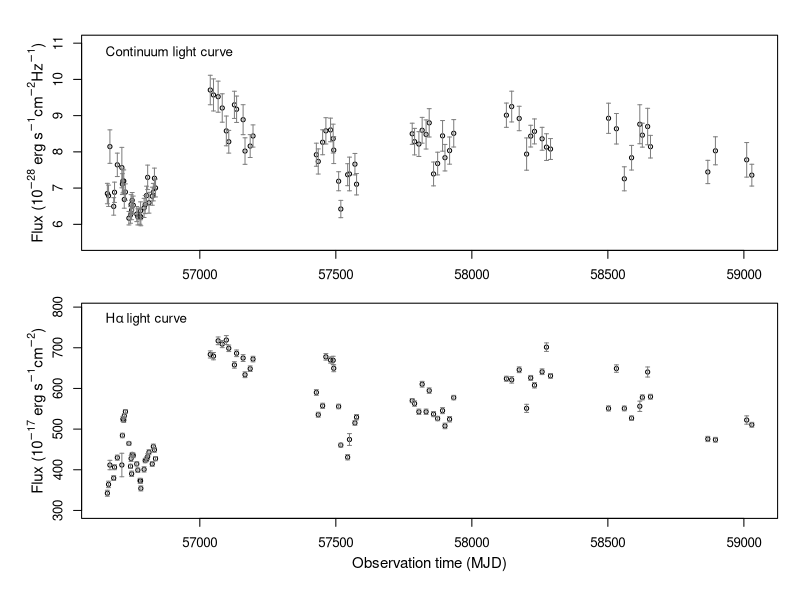

Here is the R script that generated this plot: (Note: this script raises an error after producing the figure.)

############### Section 4.2: Fixed-width latent-process DRW models

options(digits = 11)
setwd("~/Desktop/")
dat.h <- read.table("ha.txt", skip = 1, sep = "", header = FALSE)
dat.c <- read.table("cont.txt", skip = 1, sep = "", header = FALSE)

cont <- dat.c[dat.c[, 4] == "sdss_spec_r", ]
ha   <- dat.h

median(diff(cont[, 1])); median(cont[, 2]); median(cont[, 3])
median(diff(ha[, 1])); median(ha[, 2]); median(ha[, 3])

############### Figure 1

par(mfrow = c(2, 1),
    mar = c(2.1, 2.1, 1.2, 0.4),
    oma = c(3, 3, 1, 1), font = 1, font.axis = 1, cex = 0.8)
cex.size <- 0.7

plot(cont[, 1], cont[, 2], 
     col = 1, xlim = c(min(ha[, 1], cont[, 1]),  
                       max(ha[, 1], cont[, 1])),
     ylim = c(5.5, 11),
     xlab = "", ylab = , pch = 1, cex = cex.size, main = "")
legend("topleft", "Continuum light curve", bty = "n")
mtext(expression(paste("Flux ", "(", 10^-28, " erg ", "s"^-1, "cm"^-2, "Hz"^-1, ")")), side = 2, line = 2, cex = 0.9)
arrows(cont[, 1], cont[, 2] - cont[, 3], cont[, 1], cont[, 2] + cont[, 3], 
       angle = 90, code = 3, length = 0.02, col = "gray50")
#title("SDSS-RM840", line = 0.5)

plot(dat.h[, 1], dat.h[, 2], col = 1, 
     xlim = c(min(ha[, 1], cont[, 1]),  max(ha[, 1], cont[, 1])),
     ylim = c(300, 790),
     xlab = "", ylab = "", pch = 1, cex = cex.size, main = "")
legend("topleft", expression(H*alpha~"light curve"), bty = "n")
mtext(expression(paste("Flux ", "(", 10^-17, " erg ", "s"^-1, "cm"^-2, ")")), side = 2, line = 2, cex = 0.9)
mtext("Observation time (MJD)", side = 1, line = 2.3, cex = 0.9)
arrows(ha[, 1], ha[, 2] - ha[, 3], ha[, 1], ha[, 2] + ha[, 3], 
       angle = 90, code = 3, length = 0.02, col = "gray50")

############### Fixed transfer-function width (top-hat) and standard deviation (Gaussian).

fixed_width_G  <- 5
fixed_width_TH <- sqrt(12) * fixed_width_G

############### Number of parallel cores.

ncores_default <- max(1L, parallel::detectCores() - 1L)

############### Read and prepare the data

tc <- as.numeric(cont[, 1])
yc <- as.numeric(cont[, 2])
ec <- as.numeric(cont[, 3])

tl <- as.numeric(ha[, 1])
yl <- as.numeric(ha[, 2])
el <- as.numeric(ha[, 3])

y <- c(yc, yl)

nc <- length(yc)
nl <- length(yl)
N  <- nc + nl

############### ============================================================
############### Stationary DRW covariance and PSD implied by
############### dZ(t) = -(1/tau) Z(t) dt + sigma dW(t)
############### sigma: diffusion coefficient / short-timescale amplitude
############### tau:   characteristic timescale
############### Var{Z(t)} = sigma^2 * tau / 2
############### ============================================================

K_drw <- function(t1, t2, sigma, tau) {
  if (!is.finite(sigma) || sigma <= 0) stop("sigma must be positive.")
  if (!is.finite(tau) || tau <= 0) stop("tau must be positive.")
  lag <- abs(outer(t1, t2, "-"))
  (sigma^2 * tau / 2) * exp(-lag / tau)
}

S_drw <- function(omega, sigma, tau) {
  sigma^2 * tau^2 / (1 + omega^2 * tau^2)
}

############### Transfer-function quadrature

quad_rule <- function(type = c("TH", "G"), tau0, width, nq = 31L,
                      gaussian_limit = 5) {
  type <- match.arg(type)
  nq <- as.integer(nq)
  if (nq < 3L) stop("nq must be at least 3.")
  if (!is.finite(width) || width <= 0) stop("width must be positive.")

  if (type == "TH") {
    u <- seq(tau0 - width / 2, tau0 + width / 2, length.out = nq)
    weights <- rep(1, nq)
    weights[c(1L, nq)] <- 0.5
    weights <- weights / sum(weights)
  } else {
    u <- seq(tau0 - gaussian_limit * width,
             tau0 + gaussian_limit * width,
             length.out = nq)
    weights <- dnorm(u, mean = tau0, sd = width)
    weights[c(1L, nq)] <- weights[c(1L, nq)] / 2
    weights <- weights / sum(weights)
  }
  list(u = u, weights = weights)
}

############### Matrix applying quadrature weights at multiple time points

make_W <- function(n_time, weights) {
  nq <- length(weights)
  W <- matrix(0, nrow = n_time, ncol = n_time * nq)
  for (i in seq_len(n_time)) {
    idx <- ((i - 1L) * nq + 1L):(i * nq)
    W[i, idx] <- weights
  }
  W
}

shifted_times <- function(times, delays) {
  as.vector(t(outer(times, delays, "-")))
}


############### Joint covariance of continuum and emission-line observations

build_joint_covariance <- function(par, type = c("TH", "G"), nq = 31L,
                                   width_TH = fixed_width_TH,
                                   width_G = fixed_width_G,
                                   jitter = 1e-8) {
  type <- match.arg(type)

  mu_c  <- unname(par["mu_c"])
  sigma <- exp(unname(par["log_sigma"]))
  tau   <- exp(unname(par["log_tau"]))
  mu_l  <- unname(par["mu_l"])
  alpha <- exp(unname(par["log_alpha"]))
  tau0  <- unname(par["tau0"])
  width <- if (type == "TH") width_TH else width_G

  q <- quad_rule(type, tau0, width, nq)
  u <- q$u; weights <- q$weights
  shifted_line <- shifted_times(tl, u)
  W_line <- make_W(nl, weights)

  Kcc <- K_drw(tc, tc, sigma, tau)
  Kcl <- alpha * K_drw(tc, shifted_line, sigma, tau) %*% t(W_line)
  Kll <- alpha^2 * W_line %*%
    K_drw(shifted_line, shifted_line, sigma, tau) %*% t(W_line)

  Kobs <- rbind(cbind(Kcc, Kcl), cbind(t(Kcl), Kll))
  diag(Kobs) <- diag(Kobs) + c(ec^2, el^2) + jitter

  list(
    K = Kobs,
    mean = c(rep(mu_c, nc), rep(mu_l, nl)),
    sigma = sigma, tau = tau, alpha = alpha, tau0 = tau0,
    width = width, delays = u, weights = weights,
    W_line = W_line, shifted_line = shifted_line
  )
}

############### Negative log-likelihood

neg_loglik_fixed <- function(par, type = c("TH", "G"), nq = 31L,
                             width_TH = fixed_width_TH,
                             width_G = fixed_width_G,
                             penalty = 1e100) {
  type <- match.arg(type)
  obj <- try(build_joint_covariance(par, type, nq, width_TH, width_G),
             silent = TRUE)
  if (inherits(obj, "try-error")) return(penalty)
  R <- try(chol(obj$K), silent = TRUE)
  if (inherits(R, "try-error")) return(penalty)
  residual <- y - obj$mean
  z <- forwardsolve(t(R), residual)
  nll <- 0.5 * sum(z^2) + sum(log(diag(R))) + 0.5 * N * log(2 * pi)
  if (!is.finite(nll)) penalty else nll
}

############### Starting values and bounds

safe_sd <- function(x) {
  ans <- sd(x)
  if (!is.finite(ans) || ans <= 0) 1 else ans
}

yc_sd <- safe_sd(yc); yl_sd <- safe_sd(yl)
baseline <- max(c(tc, tl)) - min(c(tc, tl))
if (!is.finite(baseline) || baseline <= 0) baseline <- 1000

tau_upper <- max(5000, 2 * baseline)
lag_upper <- min(500, max(300, baseline / 2))

lower_fixed <- c(
  mu_c = min(yc) - 3 * yc_sd,
  log_sigma = log(1e-4),
  log_tau = log(1),
  mu_l = min(yl) - 3 * yl_sd,
  log_alpha = log(1e-4),
  tau0 = 0
)

upper_fixed <- c(
  mu_c = max(yc) + 3 * yc_sd,
  log_sigma = log(100),
  log_tau = log(tau_upper),
  mu_l = max(yl) + 3 * yl_sd,
  log_alpha = log(1e4),
  tau0 = lag_upper
)

make_start_fixed <- function() {
  tau_start <- exp(runif(1, log(30), log(min(1000, tau_upper))))
  sigma_center <- yc_sd / sqrt(tau_start / 2)
  sigma_start <- exp(runif(
    1,
    log(max(1e-4, 0.3 * sigma_center)),
    log(max(1e-3, 3 * sigma_center))
  ))
  alpha_center <- yl_sd / max(yc_sd, 1e-6)
  alpha_start <- exp(runif(
    1,
    log(max(1e-4, 0.2 * alpha_center)),
    log(max(1e-3, 5 * alpha_center))
  ))

  start <- c(
    mu_c = mean(yc),
    log_sigma = log(sigma_start),
    log_tau = log(tau_start),
    mu_l = mean(yl),
    log_alpha = log(alpha_start),
    tau0 = runif(1, 1, lag_upper)
  )
  pmin(pmax(start, lower_fixed + 1e-8), upper_fixed - 1e-8)
}

############### Multi-start MLE

fit_one_fixed <- function(type = c("TH", "G"), nstart = 30L,
                          nq = 21L, final_nq = max(31L, nq),
                          ncores = ncores_default,
                          maxit = 1500L, final_maxit = 3000L,
                          width_TH = fixed_width_TH,
                          width_G = fixed_width_G,
                          seed = 2026,
                          final_hessian = TRUE) {
  type <- match.arg(type)
  set.seed(seed)
  starts <- replicate(nstart, make_start_fixed(), simplify = FALSE)
  overall_start <- Sys.time()

  cat("\n============================================================\n")
  cat("Model:", type, "| starts:", nstart, "| nq:", nq,
      "| final nq:", final_nq, "\n")
  cat("Started:", format(overall_start), "\n")
  cat("============================================================\n")

  fit_fun <- function(start, id) {
    run_start <- Sys.time()
    ans <- tryCatch(
      optim(
        par = start, fn = neg_loglik_fixed,
        type = type, nq = nq,
        width_TH = width_TH, width_G = width_G,
        method = "L-BFGS-B", lower = lower_fixed, upper = upper_fixed,
        control = list(maxit = maxit, factr = 1e7, pgtol = 1e-7)
      ),
      error = function(e) list(
        par = start, value = Inf, convergence = 999L,
        message = conditionMessage(e)
      )
    )
    run_end <- Sys.time()
    ans$start_id <- id
    ans$elapsed_minutes <- as.numeric(difftime(run_end, run_start, units = "mins"))
    cat(sprintf("[%3d/%3d] %s -> %s | %.2f min | nll=%s | conv=%d\n",
                id, nstart,
                format(run_start, "%Y-%m-%d %H:%M:%S"),
                format(run_end, "%Y-%m-%d %H:%M:%S"),
                ans$elapsed_minutes,
                if (is.finite(ans$value)) sprintf("%.6f", ans$value) else "Inf",
                ans$convergence))
    ans
  }

  ids <- seq_along(starts)
  if (.Platform$OS.type == "windows" || ncores <= 1L) {
    fits <- lapply(ids, function(i) fit_fun(starts[[i]], i))
  } else {
    fits <- parallel::mclapply(
      ids, function(i) fit_fun(starts[[i]], i),
      mc.cores = ncores, mc.preschedule = FALSE
    )
  }

  vals <- vapply(fits, function(z) {
    if (is.null(z$value) || !is.finite(z$value)) Inf else z$value
  }, numeric(1))
  if (all(!is.finite(vals))) stop("All optimization starts failed.")

  best_id <- which.min(vals)
  best <- fits[[best_id]]
  cat("\nBest initial start:", best_id, "| nll:", best$value, "\n")

  refined <- optim(
    par = best$par, fn = neg_loglik_fixed,
    type = type, nq = final_nq,
    width_TH = width_TH, width_G = width_G,
    method = "L-BFGS-B", lower = lower_fixed, upper = upper_fixed,
    hessian = final_hessian,
    control = list(maxit = final_maxit, factr = 1e5, pgtol = 1e-8)
  )

  p <- refined$par
  width <- if (type == "TH") width_TH else width_G
  estimates <- c(
    mu_c = unname(p["mu_c"]),
    sigma = exp(unname(p["log_sigma"])),
    tau = exp(unname(p["log_tau"])),
    mu_l = unname(p["mu_l"]),
    alpha = exp(unname(p["log_alpha"])),
    tau0 = unname(p["tau0"]),
    width = width
  )

  logLik_value <- -refined$value
  AIC_value <- -2 * logLik_value + 2 * length(p)
  overall_end <- Sys.time()

  cat("Final convergence:", refined$convergence, "\n")
  cat("Final logLik     :", logLik_value, "\n")
  cat("Final AIC        :", AIC_value, "\n")
  cat("Finished         :", format(overall_end), "\n\n")

  list(
    type = type, fit = refined, estimates = estimates,
    logLik = logLik_value, AIC = AIC_value,
    fixed_width = width, best_start = best_id,
    all_fits = fits, initial_objective_values = vals,
    final_nq = final_nq,
    timing = list(start = overall_start, end = overall_end)
  )
}

############### Hessian diagnostics and SEs

hessian_diagnostics_fixed <- function(fit_object) {
  H <- fit_object$fit$hessian
  if (is.null(H)) return(list(valid = FALSE, message = "No Hessian stored."))
  H <- (H + t(H)) / 2
  eig <- eigen(H, symmetric = TRUE, only.values = TRUE)$values
  valid <- all(is.finite(eig)) && min(eig) > 0
  list(
    valid = valid,
    message = if (valid) "Hessian is positive definite." else
      "Hessian is not positive definite; SEs are unreliable.",
    eigenvalues = eig,
    minimum_eigenvalue = min(eig),
    maximum_eigenvalue = max(eig),
    nonpositive = sum(eig <= 0),
    condition_number = if (valid) max(eig) / min(eig) else Inf
  )
}

extract_estimates_and_se_fixed <- function(fit_object) {
  info <- hessian_diagnostics_fixed(fit_object)
  p <- fit_object$fit$par
  est <- c(
    mu_c = unname(p["mu_c"]),
    sigma = exp(unname(p["log_sigma"])),
    tau = exp(unname(p["log_tau"])),
    mu_l = unname(p["mu_l"]),
    alpha = exp(unname(p["log_alpha"])),
    tau0 = unname(p["tau0"])
  )
  if (!info$valid) {
    warning(info$message)
    return(data.frame(parameter = names(est), estimate = as.numeric(est), SE = NA_real_))
  }
  H <- (fit_object$fit$hessian + t(fit_object$fit$hessian)) / 2
  se_int <- sqrt(diag(solve(H)))
  se <- c(
    mu_c = unname(se_int["mu_c"]),
    sigma = est["sigma"] * unname(se_int["log_sigma"]),
    tau = est["tau"] * unname(se_int["log_tau"]),
    mu_l = unname(se_int["mu_l"]),
    alpha = est["alpha"] * unname(se_int["log_alpha"]),
    tau0 = unname(se_int["tau0"])
  )
  data.frame(parameter = names(est), estimate = as.numeric(est), SE = as.numeric(se))
}

compare_best_starts <- function(fit_object, n = 10L) {
  vals <- sort(fit_object$initial_objective_values[
    is.finite(fit_object$initial_objective_values)
  ])
  vals <- head(vals, n)
  data.frame(rank = seq_along(vals), negative_log_likelihood = vals,
             difference_from_best = vals - min(vals))
}

############### Conditional prediction

predict_rm_fixed <- function(fit_or_par, type = c("TH", "G"),
                             t_grid, nq = 41L,
                             width_TH = fixed_width_TH,
                             width_G = fixed_width_G,
                             jitter = 1e-8) {
  type <- match.arg(type)
  par <- if (is.list(fit_or_par) && !is.null(fit_or_par$estimates)) {
    fit_or_par$estimates
  } else fit_or_par

  width <- if ("width" %in% names(par)) unname(par["width"]) else
    if (type == "TH") width_TH else width_G

  q <- quad_rule(type, unname(par["tau0"]), width, nq)
  u <- q$u; weights <- q$weights
  shifted_line <- shifted_times(tl, u)
  W_line <- make_W(nl, weights)

  sigma <- unname(par["sigma"])
  tau <- unname(par["tau"])
  alpha <- unname(par["alpha"])

  Kcc <- K_drw(tc, tc, sigma, tau)
  Kcl <- alpha * K_drw(tc, shifted_line, sigma, tau) %*% t(W_line)
  Kll <- alpha^2 * W_line %*%
    K_drw(shifted_line, shifted_line, sigma, tau) %*% t(W_line)
  Kobs <- rbind(cbind(Kcc, Kcl), cbind(t(Kcl), Kll))
  diag(Kobs) <- diag(Kobs) + c(ec^2, el^2) + jitter

  mean_obs <- c(rep(unname(par["mu_c"]), nc), rep(unname(par["mu_l"]), nl))
  R <- chol(Kobs)
  Kinv_res <- backsolve(R, forwardsolve(t(R), y - mean_obs))

  Kstar_c <- cbind(
    K_drw(t_grid, tc, sigma, tau),
    alpha * K_drw(t_grid, shifted_line, sigma, tau) %*% t(W_line)
  )
  continuum_mean <- as.numeric(unname(par["mu_c"]) + Kstar_c %*% Kinv_res)
  Vc <- forwardsolve(t(R), t(Kstar_c))
  continuum_var <- pmax(sigma^2 * tau / 2 - colSums(Vc^2), 0)

  shifted_grid <- shifted_times(t_grid, u)
  W_grid <- make_W(length(t_grid), weights)
  Kstar_l_cont <- alpha * W_grid %*% K_drw(shifted_grid, tc, sigma, tau)
  Kstar_l_line <- alpha^2 * W_grid %*%
    K_drw(shifted_grid, shifted_line, sigma, tau) %*% t(W_line)
  Kstar_l <- cbind(Kstar_l_cont, Kstar_l_line)
  line_mean <- as.numeric(unname(par["mu_l"]) + Kstar_l %*% Kinv_res)
  Vl <- forwardsolve(t(R), t(Kstar_l))
  Kuu <- K_drw(u, u, sigma, tau)
  line_prior_var <- as.numeric(alpha^2 * t(weights) %*% Kuu %*% weights)
  line_var <- pmax(line_prior_var - colSums(Vl^2), 0)

  list(
    time = t_grid,
    continuum_mean = continuum_mean,
    continuum_sd = sqrt(continuum_var),
    line_mean = line_mean,
    line_sd = sqrt(line_var)
  )
}

############### Figure 5: transfer functions

plot_transfer_functions <- function(fit_TH, fit_G, outfile = NULL,
                                    ngrid = 2000L, xlim = NULL) {
  par_TH <- if (is.list(fit_TH)) fit_TH$estimates else fit_TH
  par_G <- if (is.list(fit_G)) fit_G$estimates else fit_G
  tau_TH <- unname(par_TH["tau0"]); w_TH <- unname(par_TH["width"])
  tau_G <- unname(par_G["tau0"]); omega_G <- unname(par_G["width"])

  u_TH <- seq(tau_TH - 0.8 * w_TH, tau_TH + 0.8 * w_TH, length.out = ngrid)
  psi_TH <- ifelse(abs(u_TH - tau_TH) <= w_TH / 2, 1 / w_TH, 0)
  psi_TH <- psi_TH / max(psi_TH)
  u_G <- seq(tau_G - 4 * omega_G, tau_G + 4 * omega_G, length.out = ngrid)
  psi_G <- dnorm(u_G, tau_G, omega_G); psi_G <- psi_G / max(psi_G)
  if (is.null(xlim)) xlim <- range(c(u_TH, u_G))

  if (!is.null(outfile)) { pdf(outfile, 7.2, 7.2); on.exit(dev.off(), add = TRUE) }
  old <- par(no.readonly = TRUE); on.exit(par(old), add = TRUE)
  par(mfrow = c(2, 1), mar = c(4.2, 4.3, 2.2, 1))

  plot(u_TH, psi_TH, type = "l", lwd = 2, xlim = c(115, 165), ylim = c(0, 1.05),
       xlab = "", ylab = "",
       main = "Top-hat response")
  abline(v = tau_TH, lty = 3)
  mtext("Lag (days)", side = 1, line = 2, cex = 1.1)
  mtext(expression(Psi(u) / max(Psi(u))), side = 2, line = 2, cex = 1.1)

  legend("topright", c(sprintf("Lag = %.2f days", tau_TH),
                       sprintf("Width = %.2f days", w_TH)), bty = "n")

  plot(u_G, psi_G, type = "l", lwd = 2, xlim = c(115, 165), ylim = c(0, 1.05),
       xlab = "", ylab = "",
       main = "")
  title("Gaussian response")
  mtext("Lag (days)", side = 1, line = 2, cex = 1.1)
  mtext(expression(Psi(u) / max(Psi(u))), side = 2, line = 2, cex = 1.1)
  abline(v = tau_G, lty = 3)
  legend("topright", c(sprintf("Lag = %.2f days", tau_G),
                       sprintf("SD = %.2f days", omega_G)), bty = "n")
}

############### Figure 6: conditional H-alpha reconstructions

plot_line_reconstructions <- function(fit_TH, fit_G, outfile = NULL,
                                      nq = 41L, ngrid = 800L,
                                      xlim = range(c(tc, tl))) {
  par_TH <- if (is.list(fit_TH)) fit_TH$estimates else fit_TH
  par_G <- if (is.list(fit_G)) fit_G$estimates else fit_G
  t_grid <- seq(xlim[1], xlim[2], length.out = ngrid)
  pred_TH <- predict_rm_fixed(par_TH, "TH", t_grid, nq)
  pred_G <- predict_rm_fixed(par_G, "G", t_grid, nq)

  ylim_line <- range(
    yl - el, yl + el,
    pred_TH$line_mean - 1.96 * pred_TH$line_sd,
    pred_TH$line_mean + 1.96 * pred_TH$line_sd,
    pred_G$line_mean - 1.96 * pred_G$line_sd,
    pred_G$line_mean + 1.96 * pred_G$line_sd,
    finite = TRUE
  )

  if (!is.null(outfile)) { pdf(outfile, 8, 7); on.exit(dev.off(), add = TRUE) }
  old <- par(no.readonly = TRUE); on.exit(par(old), add = TRUE)
  par(mfrow = c(2, 1), mar = c(4, 4.3, 2.2, 1))

  draw_panel <- function(pred, title_text) {
    plot(tl, yl, type = "n", xlim = xlim, ylim = ylim_line,
         xlab = "",
         ylab = "", main = title_text)
    mtext("Observation time (MJD)", side = 1, line = 2, cex = 1.1)
    mtext(expression(H * alpha ~ "flux"), side = 2, line = 2, cex = 1.1)
    polygon(c(pred$time, rev(pred$time)),
            c(pred$line_mean - 1.96 * pred$line_sd,
              rev(pred$line_mean + 1.96 * pred$line_sd)),
            border = NA, col = adjustcolor("gray75", alpha.f = 0.45))
    arrows(tl, yl - el, tl, yl + el, angle = 90, code = 3,
           length = 0.015, col = "gray60")
    points(tl, yl, pch = 16, cex = 0.65)
    lines(pred$time, pred$line_mean, lwd = 2)
  }

  draw_panel(pred_TH, sprintf("Top-hat: lag = %.2f d, width = %.2f d",
                              par_TH["tau0"], par_TH["width"]))
  draw_panel(pred_G, sprintf("Gaussian: lag = %.2f d, SD = %.2f d",
                             par_G["tau0"], par_G["width"]))
  invisible(list(top_hat = pred_TH, gaussian = pred_G))
}

############### Figure 7: frequency responses and filtered PSD ratio

sinc_safe <- function(x) {
  out <- rep(1, length(x)); idx <- abs(x) > 1e-12
  out[idx] <- sin(x[idx]) / x[idx]
  out
}

plot_frequency_domain <- function(fit_TH, fit_G, outfile = NULL,
                                  omega_min = 1e-5, omega_max = 2,
                                  ngrid = 2000L) {
  par_TH <- if (is.list(fit_TH)) fit_TH$estimates else fit_TH
  par_G <- if (is.list(fit_G)) fit_G$estimates else fit_G
  omega <- 10^seq(log10(omega_min), log10(omega_max), length.out = ngrid)

  response_TH <- sinc_safe(omega * unname(par_TH["width"]) / 2)^2
  response_G <- exp(-omega^2 * unname(par_G["width"])^2)
  SZ_TH <- S_drw(omega, unname(par_TH["sigma"]), unname(par_TH["tau"]))
  SZ_G <- S_drw(omega, unname(par_G["sigma"]), unname(par_G["tau"]))
  SL_TH <- unname(par_TH["alpha"])^2 * response_TH * SZ_TH
  SL_G <- unname(par_G["alpha"])^2 * response_G * SZ_G
  tiny <- .Machine$double.xmin
  log10_ratio <- log10(pmax(SL_TH, tiny)) - log10(pmax(SL_G, tiny))

  if (!is.null(outfile)) { pdf(outfile, 7.2, 7.3); on.exit(dev.off(), add = TRUE) }
  old <- par(no.readonly = TRUE); on.exit(par(old), add = TRUE)
  par(mfrow = c(2, 1), mar = c(4.2, 4.6, 1.4, 1))

  plot(omega, response_TH, type = "l", log = "x", lwd = 2,
       ylim = c(0, 1.02), xlab = "",
       ylab = "")
  mtext(expression(omega), side = 1, line = 2, cex = 1.1)
  mtext(expression(abs(hat(Psi)(omega))^2), side = 2, line = 2, cex = 1.1)

  lines(omega, response_G, lwd = 2, lty = 2)
  legend("bottomleft", c("Top-hat", "Gaussian"), lty = c(1, 2),
         lwd = 2, bty = "n")

  plot(omega, log10_ratio, type = "l", log = "x", lwd = 2,
       xlab = "",
       ylab = "")
  abline(h = 0, lty = 2)
  mtext(expression(omega), side = 1, line = 2, cex = 1.1)
  mtext(expression(log[10] * (S[l]^TH * (omega)/S[l]^G * (omega))), side = 2, line = 2, cex = 1.1)

  text(
    x = omega_min * 3,
    y = 4,
    labels = "equal filtered power",
    adj = 0
  )

  invisible(data.frame(
    omega = omega, response_TH = response_TH, response_G = response_G,
    latent_PSD_TH = SZ_TH, latent_PSD_G = SZ_G,
    line_PSD_TH = SL_TH, line_PSD_G = SL_G,
    log10_ratio = log10_ratio
  ))
}

############### Test fit

fit_TH_test <- fit_one_fixed("TH", nstart = 1, nq = 15, final_nq = 21,
                             ncores = min(3L, ncores_default),
                             maxit = 300, final_maxit = 800)

fit_TH_test$estimates

fit_G_test <- fit_one_fixed("G", nstart = 1, nq = 15, final_nq = 21,
                            ncores = min(3L, ncores_default),
                            maxit = 300, final_maxit = 800)

fit_G_test$estimates

############### Fit

fit_TH_fixed <- fit_one_fixed("TH", nstart = 30, nq = 21, final_nq = 41,
                              ncores = ncores_default)

fit_TH_fixed$estimates
extract_estimates_and_se_fixed(fit_TH_fixed)
hessian_diagnostics_fixed(fit_TH_fixed)
compare_best_starts(fit_TH_fixed)

fit_G_fixed <- fit_one_fixed("G", nstart = 30, nq = 21, final_nq = 41,
                             ncores = ncores_default)

fit_G_fixed$estimates
extract_estimates_and_se_fixed(fit_G_fixed)
hessian_diagnostics_fixed(fit_G_fixed)
compare_best_starts(fit_G_fixed)

############### Figures

plot_transfer_functions(fit_TH_fixed, fit_G_fixed)

frequency_results <- plot_frequency_domain(
  fit_TH_fixed, fit_G_fixed,
  omega_max = 2
)
